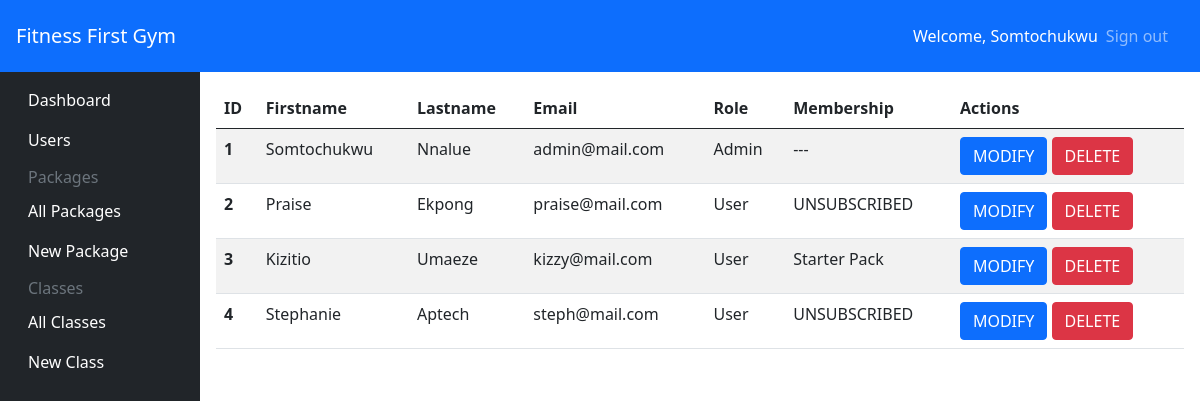
/users/all (signed in), run on an earlier commit of the app's database.
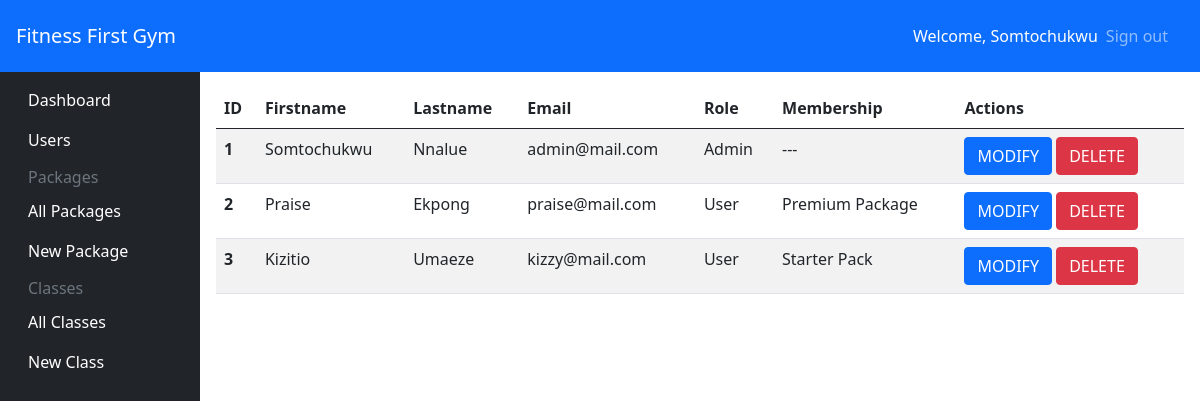
And on a later commit of the database.
### app/models/__init__.py (models this page shows, shortened)
class User(UserMixin, db.Model):
    id = db.Column(db.Integer, primary_key=True)
    firstname = db.Column(db.String(200), nullable=False)
    lastname = db.Column(db.String(200), nullable=True)
    email = db.Column(db.String(100), nullable=False, unique=True)
    password = db.Column(db.String(200), nullable=False)
    isAdmin = db.Column(db.Boolean(), default=False)
    membership_id = db.Column(db.Integer, db.ForeignKey('package.id'), nullable=True)
    membership = db.relationship('Package', backref=db.backref('packages', lazy='dynamic'))
    createdAt = db.Column(db.DateTime, default=datetime.utcnow)

### app/models/Package.py (models this page shows)
class Package(db.Model):
    id = db.Column(db.Integer, primary_key=True)
    name = db.Column(db.String(100), unique=True)
    price = db.Column(db.Float)
    description = db.Column(db.String(100))
    premium = db.Column(db.Boolean, default=True)
    package_id = db.Column(db.Integer, db.ForeignKey('package_type.id'))
    package_type = db.relationship('PackageType', backref=db.backref('package', lazy='dynamic'))
    category_id = db.Column(db.Integer, db.ForeignKey('category.id'))
    category = db.relationship('Category', backref=db.backref('packages', lazy='dynamic'))

### app/user_views.py (the view)
@app.route('/users/all')
@login_required
@authorize_request
def all_users():
   users = User.query.all()
   return render_template('pages/admin/users/preview.html', users=users)

### app/admin_views.py (called while the page is built)
def authorize_request(view_func):
   @wraps(view_func)
   def wrapped_view(*args, **kwargs):
      try:
         if current_user.isAdmin:
               return view_func(*args, **kwargs)
         else:
            flash('Unauthorized')
            return redirect('/')
      except Exception as error:
         return render_template('pages/error/500.html', error=error)
   return wrapped_view

### app/models/__init__.py (called while the page is built)
@login_manager.user_loader
def load_user(id):
    return User.query.get(id)

### app/templates/pages/admin/users/preview.html (shortened to what this page needs)
{% extends "components/admin_base.html" %}
{% block content %}
<table class="table table-striped table-hover">
    <thead>
        <tr>
            <th scope="col">ID</th>
            <th scope="col">Firstname</th>
            <th scope="col">Lastname</th>
            <th scope="col">Email</th>
            <th scope="col">Role</th>
            <th scope="col">Membership</th>
            <th scope="col">Actions</th>
        </tr>
    </thead>
    <tbody>
        {% if users %}
        {% for user in users %}
        <tr>
            <th scope="row">{{user.id}}</th>
            <td>{{user.firstname}}</td>
            <td>{{user.lastname}}</td>
            <td>{{user.email}}</td>
            <td>{{"Admin" if user.isAdmin else "User"}}</td>
            <td>{{"---" if user.isAdmin else "UNSUBSCRIBED" if not user.membership else user.membership.name }}</td>
            <td class="d-flex-col">
                <a href="/user/edit/{{user.id}}" class="btn btn-primary text-white">MODIFY</a>
                <a href="/user/delete/{{user.id}}" class="btn btn-danger text-white">DELETE</a>
            </td>
        </tr>
        {% endfor %}
        {% endif %}
    </tbody>
</table>
{% endblock content %}

### app/templates/components/admin_base.html (shortened to what this page needs)
<!DOCTYPE html>
<html lang="en">
<head>
    <link href="https://cdn.jsdelivr.net/npm/bootstrap@5.0.2/dist/css/bootstrap.min.css" rel="stylesheet"
>
</head>
<body class="relative">
    <main>
        <nav class="navbar navbar-dark sticky-top bg-primary flex-md-nowrap p-3">
            <a class="navbar-brand col-sm-3 col-md-2 mr-0" href="/">Fitness First Gym</a>
            <div class="navbar-nav px-3">
                <div class="nav-item text-nowrap d-flex align-items-center">
                    <span class="text-white mx-2">Welcome, {{current_user.firstname}}</span>
                    <a class="nav-link" href="/auth/logout">Sign out</a>
                </div>
            </div>
        </nav>
        <div>
            <div class="container-fluid">
                <div class="row">
                    {% include "components/admin_navbar.html" %}
                    <main role="main" class="relative col-md-9 ml-sm-auto col-lg-10 p-3">
                        {% block content %} {% endblock %}
                    </main>
                </div>
            </div>
        </div>
    </main>
</body>
</html>

### app/templates/components/admin_navbar.html
<nav class="vh-100 col-md-2 d-none d-md-block bg-dark sidebar">
  <div class="sidebar-sticky py-2">
    <ul class="nav flex-column">
      <li class="nav-item">
        <a class="nav-link text-white" href="/admin/dashboard">Dashboard</a>
      </li>
    </ul>
    <ul class="nav flex-column">
      <li class="nav-item">
        <a class="nav-link text-white" href="/users/all">Users</a>
      </li>
    </ul>
    <h6 class="sidebar-heading d-flex justify-content-between align-items-center px-3 mt-2 mb-1 text-muted">
      <span>Packages</span>
    </h6>
    <ul class="nav flex-column">
      <li class="nav-item"><a class="nav-link text-white" href="/admin/package/all">All Packages</a></li>
      <li class="nav-item"><a class="nav-link text-white" href="/admin/package/new">New Package</a></li>
    </ul>
    <h6 class="sidebar-heading d-flex justify-content-between align-items-center px-3 mt-2 mb-1 text-muted">
      <span>Classes</span>
    </h6>
    <ul class="nav flex-column mb-2">
      <li class="nav-item"><a class="nav-link text-white" href="/admin/class/all">All Classes</a></li>
      <li class="nav-item"><a class="nav-link text-white" href="/admin/class/new">New Class</a></li>
    </ul>
  </div>
</nav>

What changed in the data, as far as the page shows it:
removed User: id "4", firstname "Stephanie", lastname "Aptech", email "steph@mail.com", isAdmin "User", isAdmin "UNSUBSCRIBED"
changed User "Praise": isAdmin.name "UNSUBSCRIBED" → "Premium Package"
